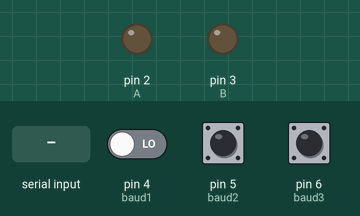
A sketch run on a simulated Arduino Uno, built with avr-gcc and run on an emulated ATmega328P. Shown: output pins drawn as LEDs (lit = HIGH). The test bench sets the inputs (shaded band); at power-on: pin 4 (baud1) LOW, pin 5 (baud2) HIGH, pin 6 (baud3) HIGH. What the sketch prints to the serial monitor is not drawn.

Above: at 1.2 s.
1.3 s: byte 30 received over Serial
At 1.9 s:
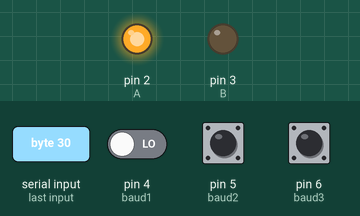
4.3 s: byte 90 received over Serial
At 6.9 s:
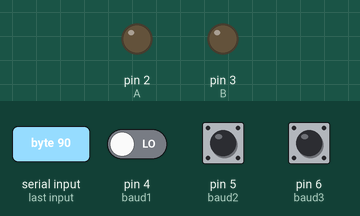
Timing chart, 0 to 8.4 s (numbered marks = the images above; inputs shaded):
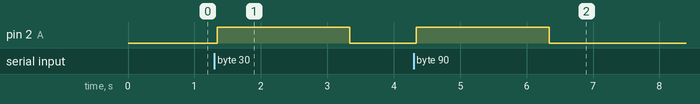

The sketch:

TEST.ino
```cpp
byte A = 2;
byte B = 3;

int baud1= 4;
int baud2= 5;
int baud3= 6;
//const byte baud4= 7;

int buttonstate1=0;
int buttonstate2=0;
int buttonstate3=0;
//byte buttonstate4=0;

int baudrate;

unsigned long prevByteMillis = 0;
unsigned long curMillis;

void setup() {
  // put your setup code here, to run once:

//  Serial.begin(9600);
  pinMode( A, OUTPUT);
  pinMode( B, OUTPUT);
  pinMode( baud1, INPUT);
  pinMode( baud2, INPUT);
  pinMode( baud3, INPUT);
  //pinMode( baud4, INPUT);
  buttonstate1= digitalRead(baud1);
  buttonstate2= digitalRead(baud2);
  buttonstate3= digitalRead(baud3);
 // buttonstate4= digitalRead(baud4);
  if( buttonstate1 == HIGH &&  buttonstate2 == LOW && buttonstate3==LOW){
    baudrate=19200;
  }
  else if ( buttonstate1 == LOW &&  buttonstate2 == HIGH && buttonstate3==LOW){
    baudrate=9600;
  }
  else if (buttonstate1 == LOW &&  buttonstate2 == LOW && buttonstate3==HIGH ){
    baudrate=4800;
  }
  Serial.begin(baudrate);
  digitalWrite(A,LOW);
  digitalWrite(B,LOW);
}
void loop() {
  // put your main code here, to run repeatedly:

    curMillis = millis();
    if(Serial.available()>0) {
       char dataku = (char)Serial.read();
       Serial.print(dataku);
       digitalWrite(A,HIGH);
       digitalWrite(B,LOW);
       prevByteMillis = curMillis;
    }
    if (curMillis - prevByteMillis >=2000) {
        digitalWrite(A,LOW);
        digitalWrite(B,LOW);
    }

}
```

Measured:
- after the input at 1.3 s, pin 2 (A): LOW → HIGH at once, → LOW 2.0 s later
- after the input at 4.3 s, pin 2 (A): LOW → HIGH at once, → LOW 2.0 s later
